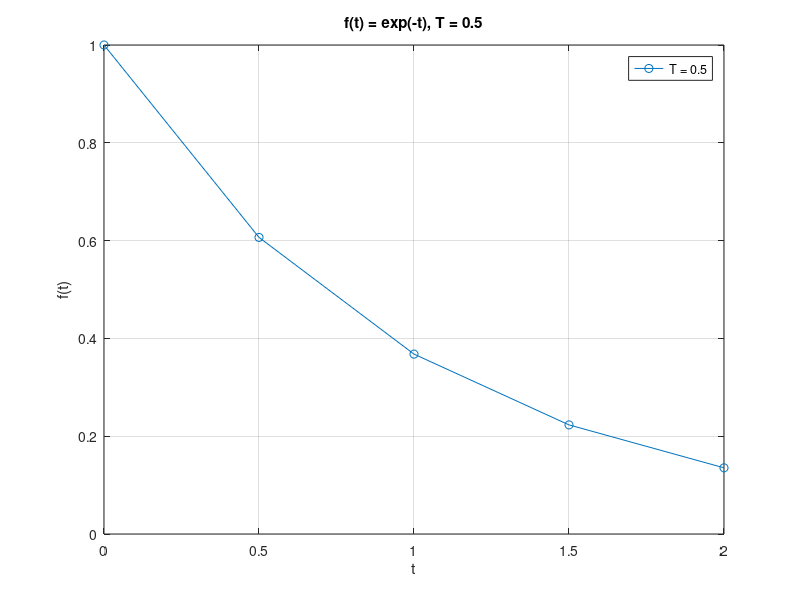
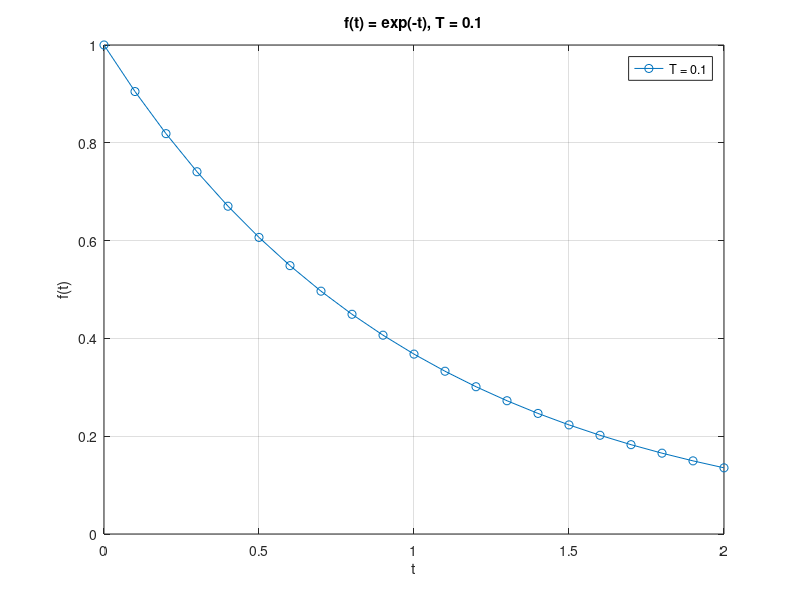

The MATLAB script that drew these images, in order:
clc;
clear;
close all;

T1 = 0.5;
T2 = 0.1;

t1 = 0:T1:2;
t2 = 0:T2:2;

f1 = exp(-t1);
f2 = exp(-t2);

A1 = T1*(sum(f1)-0.5*f1(1)-0.5*f1(end));
A2 = T2*(sum(f2)-0.5*f2(1)-0.5*f2(end));

A_exact = 1-exp(-2);

disp(['Area for T = 0.5: ',num2str(A1)]);
disp(['Area for T = 0.1: ',num2str(A2)]);
disp(['Exact area: ',num2str(A_exact)]);

figure;

plot(t1,f1,'o-');
xlabel('t');
ylabel('f(t)');
title('f(t) = exp(-t), T = 0.5');
legend('T = 0.5');
grid on;

figure;

plot(t2,f2,'o-');
xlabel('t');
ylabel('f(t)');
title('f(t) = exp(-t), T = 0.1');
legend('T = 0.1');
grid on;
